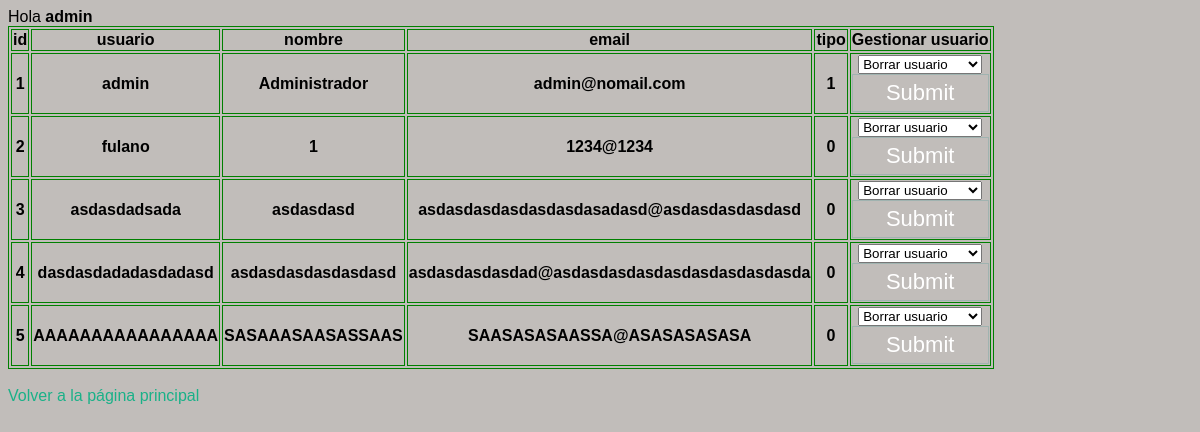
The page /admin.php (signed in) on the database its author committed.
### tables this page shows
CREATE TABLE [usuarios]
(
    [id] INTEGER PRIMARY KEY,
    [usuario] NVARCHAR(20)  NOT NULL,
    [clave] NVARCHAR(32)  NOT NULL,
    [nombre] NVARCHAR(200),
    [email] NVARCHAR(200),
    [tipo] INTEGER
);

### db.php (called while the page is built)
<?php
class DB {
    public static function queryExecuter($query){
        $db = new PDO("sqlite:./datos.db");
        $db->exec('PRAGMA foreign_keys = ON;');
        $res=$db->prepare($query);
        $res->execute();
        return $res;
    }
}

### admin.php (the view, shortened to what this page needs)
<?php
include_once 'lib.php';
include_once 'db.php';
View::start('Panel de administracion');
echo "Hola <b>".$_SESSION['usuario']."</b><br>";
$res = DB::queryExecuter('SELECT id,usuario,nombre,email,tipo FROM usuarios;');
if($res){
    $res->setFetchMode(PDO::FETCH_NAMED);
    $first=true;
    foreach($res as $user){
        if($first){
            echo "<table><tr>";
            foreach($user as $field=>$value){
                echo "<th>$field</th>";
            }
            echo "<th>Gestionar usuario</th>";
            $first = false;
            echo "</tr>";
        }
        echo "<tr>";
        foreach($user as $value){
            echo "<th>$value</th>";
        }
        $uid = $user['id'];
        $tipo = $user['tipo'];
        View::get_form($uid,$tipo);
        echo "</tr>";
    }
    echo '</table>';
}
echo '<br><a href="index.php">Volver a la página principal</a>';
View::end();

### lib.php (shortened to what this page needs)
<?php
class View{
    public static function  start($title){
        $html = "<!DOCTYPE html>
        <html>
        <head>
        <meta charset=\"utf-8\">
        <link rel=\"stylesheet\" type=\"text/css\" href='estilos.css' />
        <script src='http://code.jquery.com/jquery-1.11.2.min.js'></script>
        <script src='scripts.js'></script>
        <title>$title</title>
        </head>
        <body>";
        echo $html;
    }
    public static function end(){
        echo '</body>
        </html>';
    }
    public static function get_form($uid,$tipo){
        echo "<th>
            <form name='gestion' method='post' action='proccessForm.php'>
                <select name='option_gestion'>
                    <option value='1' selected>Borrar usuario</option>
                    <option value='2' disabled>Modificar usuario</option>
                </select>
                    <input type='hidden' value='$uid' name='uid'>
                    <input type='hidden' value='$tipo' name='tipo'>
                    <input type='submit'>
            </form>
        </th>";
    }
}

### estilos.css (style rules this page uses)
*, *:before, *:after { box-sizing: border-box; }
html { overflow-y: scroll; }
body { background: #c1bdba; font-family: 'Titillium Web', sans-serif; }
a { text-decoration: none; color: #1ab188; -webkit-transition: .5s ease; transition: .5s ease; }
input, textarea { font-size: 22px; display: block; width: 100%; height: 100%; padding: 5px 10px; background: none; background-image: none; border: 1px solid #a0b3b0; color: #ffffff; border-radius: 0; -webkit-transition: border-color .25s ease, box-shadow .25s ease; transition: border-color .25s ease, box-shadow .25s ease; }
table, th { position: relative; border: 1px green solid; }

### rows shown on the page
usuarios: field "id", field "usuario", field "nombre", field "email", field "tipo", value "1", usuario "admin", nombre "Administrador", email "admin@nomail.com"
usuarios: id "2", usuario "fulano", nombre "1", email "1234@1234", tipo "0"
usuarios: id "3", usuario "asdasdadsada", nombre "asdasdasd", email "asdasdasdasdasdasdasadasd@asdasdasdasdasd", tipo "0"
usuarios: id "4", usuario "dasdasdadadasdadasd", nombre "asdasdasdasdasdasd", email "asdasdasdasdad@asdasdasdasdasdasdasdasdasda", tipo "0"
usuarios: id "5", usuario "AAAAAAAAAAAAAAAA", nombre "SASAAASAASASSAAS", email "SAASASASAASSA@ASASASASASA", tipo "0"

### other values the page prints
$_SESSION['usuario'] "admin"
